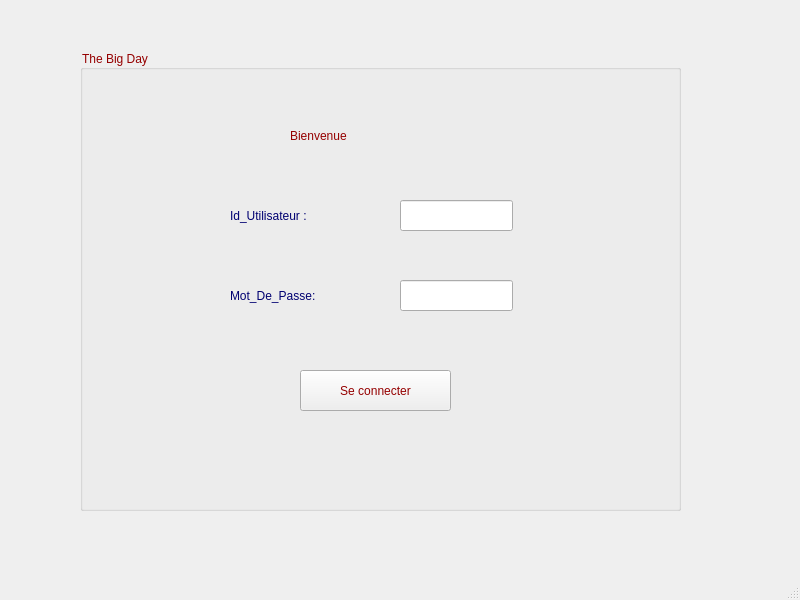
<?xml version="1.0" encoding="UTF-8"?>
<ui version="4.0">
 <class>MainWindow</class>
 <widget class="QMainWindow" name="MainWindow">
  <property name="geometry">
   <rect>
    <x>0</x>
    <y>0</y>
    <width>800</width>
    <height>600</height>
   </rect>
  </property>
  <property name="windowTitle">
   <string>MainWindow</string>
  </property>
  <widget class="QWidget" name="centralwidget">
   <widget class="QGroupBox" name="groupBox">
    <property name="geometry">
     <rect>
      <x>80</x>
      <y>50</y>
      <width>601</width>
      <height>461</height>
     </rect>
    </property>
    <property name="styleSheet">
     <string notr="true">font: italic 18pt &quot;Monotype Corsiva&quot;;
background-image: url(:/ressources/drew coffman-unsplash.jpg);
color : rgb(149, 0, 0);</string>
    </property>
    <property name="title">
     <string>The Big Day</string>
    </property>
    <widget class="QLabel" name="label">
     <property name="geometry">
      <rect>
       <x>210</x>
       <y>70</y>
       <width>141</width>
       <height>31</height>
      </rect>
     </property>
     <property name="text">
      <string>Bienvenue</string>
     </property>
    </widget>
    <widget class="QLabel" name="label_Id_Utilis">
     <property name="geometry">
      <rect>
       <x>150</x>
       <y>150</y>
       <width>131</width>
       <height>31</height>
      </rect>
     </property>
     <property name="styleSheet">
      <string notr="true">color :rgb(0, 0, 113);
font: 63 italic 10pt &quot;Lucida Bright&quot;;</string>
     </property>
     <property name="text">
      <string>Id_Utilisateur :</string>
     </property>
    </widget>
    <widget class="QLabel" name="label_MotDp">
     <property name="geometry">
      <rect>
       <x>150</x>
       <y>230</y>
       <width>141</width>
       <height>31</height>
      </rect>
     </property>
     <property name="styleSheet">
      <string notr="true">color :rgb(0, 0, 113);
font: 63 italic 10pt &quot;Lucida Bright&quot;;</string>
     </property>
     <property name="text">
      <string>Mot_De_Passe:</string>
     </property>
    </widget>
    <widget class="QPushButton" name="pushButton">
     <property name="geometry">
      <rect>
       <x>220</x>
       <y>320</y>
       <width>151</width>
       <height>41</height>
      </rect>
     </property>
     <property name="text">
      <string>Se connecter</string>
     </property>
    </widget>
    <widget class="QLineEdit" name="lineEdit_Id_Utilis">
     <property name="geometry">
      <rect>
       <x>320</x>
       <y>150</y>
       <width>113</width>
       <height>31</height>
      </rect>
     </property>
     <property name="styleSheet">
      <string notr="true">font: italic 14pt &quot;Monotype Corsiva&quot;;
color : rgb(0, 0, 0);</string>
     </property>
    </widget>
    <widget class="QLineEdit" name="lineEdit_MotDP">
     <property name="geometry">
      <rect>
       <x>320</x>
       <y>230</y>
       <width>113</width>
       <height>31</height>
      </rect>
     </property>
     <property name="styleSheet">
      <string notr="true">font: italic 14pt &quot;Monotype Corsiva&quot;;
color : rgb(0, 0, 0);</string>
     </property>
    </widget>
   </widget>
  </widget>
  <widget class="QMenuBar" name="menubar">
   <property name="geometry">
    <rect>
     <x>0</x>
     <y>0</y>
     <width>800</width>
     <height>26</height>
    </rect>
   </property>
  </widget>
  <widget class="QStatusBar" name="statusbar"/>
 </widget>
 <resources/>
 <connections/>
</ui>
